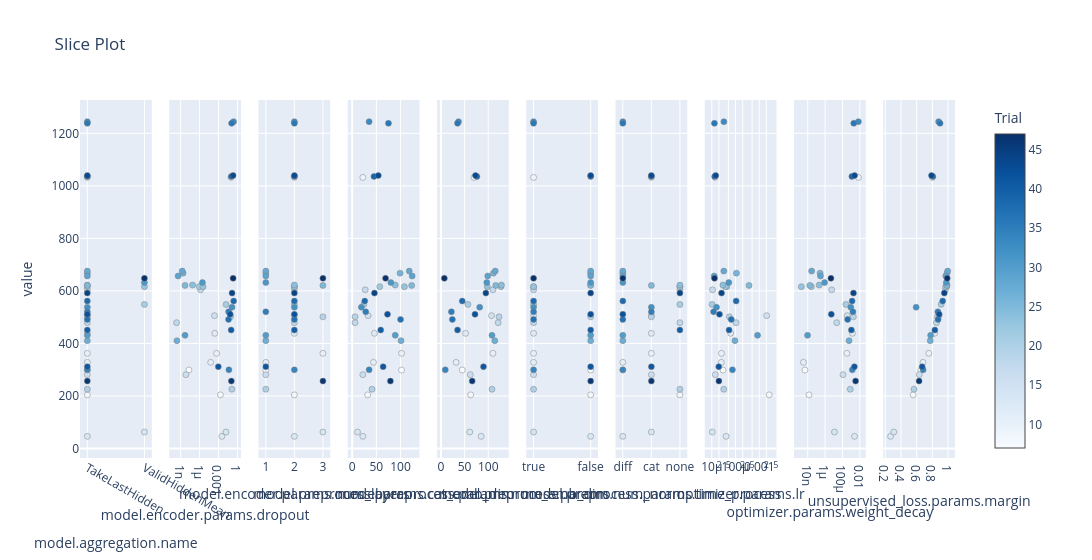

Notebook source saved alongside this figure:
### Code cell
# fig = optuna.visualization.plot_parallel_coordinate(plotted_study, target=target, target_name=target_name, params=['model.encoder.params.pooling', 'pretrain_model.encoder.params.pooling',])
# fig = optuna.visualization.plot_contour(study, target=target, target_name=target_name, params=params+not_imp)
fig = optuna.visualization.plot_slice(study, target=target, target_name=target_name)#, params=["model.encoder.params.num_layers"] )
# fig = optuna.visualization.plot_optimization_history(study, target=target, target_name=target_name, error_bar=False)
# targets = lambda t: (t.user_attrs["memory_after_mean"], t.user_attrs["val_metric_mean"])
# target_names = ["memory_after_mean", "val_metric_mean"]
# fig = optuna.visualization.plot_pareto_front(study, targets=targets, target_names=target_names)
fig

### Figure 1 — Plotly figure (JSON) as saved in the notebook; plotly's stock layout.template omitted (floating-point values rounded to 4 significant figures)
{"data": [{"marker": {"color": [7, 8, 9, 10, 11, 12, 13, 14, 15, 16, 17, 18, 19, 20, 21, 22, 23, 24, 25, 26, 27, 28, 29, 30, 31, 32, 33, 34, 35, 36, 37, 38, 39, 40, 41, 42, 43, 44, 46, 47], "colorbar": {"title": {"text": "Trial"}, "x": 1, "xpad": 40}, "colorscale": [[0, "rgb(247,251,255)"], [0.125, "rgb(222,235,247)"], [0.25, "rgb(198,219,239)"], [0.375, "rgb(158,202,225)"], [0.5, "rgb(107,174,214)"], [0.625, "rgb(66,146,198)"], [0.75, "rgb(33,113,181)"], [0.875, "rgb(8,81,156)"], [1, "rgb(8,48,107)"]], "line": {"color": "Grey", "width": 0.5}, "showscale": true}, "mode": "markers", "name": "Feasible Trial", "showlegend": false, "type": "scatter", "x": ["TakeLastHidden", "TakeLastHidden", "TakeLastHidden", "TakeLastHidden", "TakeLastHidden", "TakeLastHidden", "TakeLastHidden", "ValidHiddenMean", "TakeLastHidden", "TakeLastHidden", "TakeLastHidden", "TakeLastHidden", "TakeLastHidden", "TakeLastHidden", "ValidHiddenMean", "TakeLastHidden", "ValidHiddenMean", "TakeLastHidden", "TakeLastHidden", "TakeLastHidden", "TakeLastHidden", "TakeLastHidden", "TakeLastHidden", "TakeLastHidden", "ValidHiddenMean", "TakeLastHidden", "TakeLastHidden", "TakeLastHidden", "TakeLastHidden", "TakeLastHidden", "TakeLastHidden", "TakeLastHidden", "TakeLastHidden", "TakeLastHidden", "TakeLastHidden", "TakeLastHidden", "TakeLastHidden", "TakeLastHidden", "TakeLastHidden", "ValidHiddenMean"], "xaxis": "x", "y": [298.7, 204.1, 1032.0, 362.2, 327.9, 438.5, 46.16, 62.64, 505.8, 281.1, 604.1, 479.0, 501.2, 225.6, 548.6, 616.2, 616.0, 622.1, 620.9, 667.7, 410.5, 675.4, 656.7, 430.9, 631.8, 537.8, 1245.0, 299.3, 520.4, 1238.0, 491.4, 561.4, 1036.0, 451.0, 311.5, 510.8, 1039.0, 591.6, 256.5, 647.9], "yaxis": "y"}, {"marker": {"color": [7, 8, 9, 10, 11, 12, 13, 14, 15, 16, 17, 18, 19, 20, 21, 22, 23, 24, 25, 26, 27, 28, 29, 30, 31, 32, 33, 34, 35, 36, 37, 38, 39, 40, 41, 42, 43, 44, 46, 47], "colorbar": {"title": {"text": "Trial"}, "x": 1, "xpad": 40}, "colorscale": [[0, "rgb(247,251,255)"], [0.125, "rgb(222,235,247)"], [0.25, "rgb(198,219,239)"], [0.375, "rgb(158,202,225)"], [0.5, "rgb(107,174,214)"], [0.625, "rgb(66,146,198)"], [0.75, "rgb(33,113,181)"], [0.875, "rgb(8,81,156)"], [1, "rgb(8,48,107)"]], "line": {"color": "Grey", "width": 0.5}, "showscale": false}, "mode": "markers", "name": "Feasible Trial", "showlegend": false, "type": "scatter", "x": [2.042e-08, 0.002028, 0.09656, 0.0005055, 5.747e-05, 0.0002579, 0.003443, 0.01526, 0.0002278, 6.992e-09, 1.461e-06, 2.268e-10, 0.08021, 0.1327, 0.01584, 8.807e-07, 3.494e-06, 7.783e-08, 4.969e-09, 2.462e-09, 2.563e-10, 1.778e-09, 3.945e-10, 4.9e-09, 2.824e-06, 0.1394, 0.2438, 0.04455, 0.04001, 0.1208, 0.03887, 0.2543, 0.1087, 0.1019, 0.0009363, 0.07207, 0.2057, 0.1431, 0.1099, 0.2084], "xaxis": "x2", "y": [298.7, 204.1, 1032.0, 362.2, 327.9, 438.5, 46.16, 62.64, 505.8, 281.1, 604.1, 479.0, 501.2, 225.6, 548.6, 616.2, 616.0, 622.1, 620.9, 667.7, 410.5, 675.4, 656.7, 430.9, 631.8, 537.8, 1245.0, 299.3, 520.4, 1238.0, 491.4, 561.4, 1036.0, 451.0, 311.5, 510.8, 1039.0, 591.6, 256.5, 647.9], "yaxis": "y2"}, {"marker": {"color": [7, 8, 9, 10, 11, 12, 13, 14, 15, 16, 17, 18, 19, 20, 21, 22, 23, 24, 25, 26, 27, 28, 29, 30, 31, 32, 33, 34, 35, 36, 37, 38, 39, 40, 41, 42, 43, 44, 46, 47], "colorbar": {"title": {"text": "Trial"}, "x": 1, "xpad": 40}, "colorscale": [[0, "rgb(247,251,255)"], [0.125, "rgb(222,235,247)"], [0.25, "rgb(198,219,239)"], [0.375, "rgb(158,202,225)"], [0.5, "rgb(107,174,214)"], [0.625, "rgb(66,146,198)"], [0.75, "rgb(33,113,181)"], [0.875, "rgb(8,81,156)"], [1, "rgb(8,48,107)"]], "line": {"color": "Grey", "width": 0.5}, "showscale": false}, "mode": "markers", "name": "Feasible Trial", "showlegend": false, "type": "scatter", "x": [1, 2, 2, 3, 1, 2, 2, 3, 2, 1, 2, 2, 3, 1, 2, 2, 2, 2, 3, 1, 1, 1, 1, 1, 1, 2, 2, 2, 1, 2, 2, 2, 2, 2, 1, 2, 2, 2, 3, 3], "xaxis": "x3", "y": [298.7, 204.1, 1032.0, 362.2, 327.9, 438.5, 46.16, 62.64, 505.8, 281.1, 604.1, 479.0, 501.2, 225.6, 548.6, 616.2, 616.0, 622.1, 620.9, 667.7, 410.5, 675.4, 656.7, 430.9, 631.8, 537.8, 1245.0, 299.3, 520.4, 1238.0, 491.4, 561.4, 1036.0, 451.0, 311.5, 510.8, 1039.0, 591.6, 256.5, 647.9], "yaxis": "y3"}, {"marker": {"color": [7, 8, 9, 10, 11, 12, 13, 14, 15, 16, 17, 18, 19, 20, 21, 22, 23, 24, 25, 26, 27, 28, 29, 30, 31, 32, 33, 34, 35, 36, 37, 38, 39, 40, 41, 42, 43, 44, 46, 47], "colorbar": {"title": {"text": "Trial"}, "x": 1, "xpad": 40}, "colorscale": [[0, "rgb(247,251,255)"], [0.125, "rgb(222,235,247)"], [0.25, "rgb(198,219,239)"], [0.375, "rgb(158,202,225)"], [0.5, "rgb(107,174,214)"], [0.625, "rgb(66,146,198)"], [0.75, "rgb(33,113,181)"], [0.875, "rgb(8,81,156)"], [1, "rgb(8,48,107)"]], "line": {"color": "Grey", "width": 0.5}, "showscale": false}, "mode": "markers", "name": "Feasible Trial", "showlegend": false, "type": "scatter", "x": [102, 32, 22, 102, 44, 46, 22, 11, 33, 22, 27, 6, 6, 41, 24, 57, 108, 89, 123, 99, 101, 118, 124, 89, 80, 19, 35, 35, 28, 75, 100, 26, 45, 59, 64, 73, 54, 46, 79, 69], "xaxis": "x4", "y": [298.7, 204.1, 1032.0, 362.2, 327.9, 438.5, 46.16, 62.64, 505.8, 281.1, 604.1, 479.0, 501.2, 225.6, 548.6, 616.2, 616.0, 622.1, 620.9, 667.7, 410.5, 675.4, 656.7, 430.9, 631.8, 537.8, 1245.0, 299.3, 520.4, 1238.0, 491.4, 561.4, 1036.0, 451.0, 311.5, 510.8, 1039.0, 591.6, 256.5, 647.9], "yaxis": "y4"}, {"marker": {"color": [7, 8, 9, 10, 11, 12, 13, 14, 15, 16, 17, 18, 19, 20, 21, 22, 23, 24, 25, 26, 27, 28, 29, 30, 31, 32, 33, 34, 35, 36, 37, 38, 39, 40, 41, 42, 43, 44, 46, 47], "colorbar": {"title": {"text": "Trial"}, "x": 1, "xpad": 40}, "colorscale": [[0, "rgb(247,251,255)"], [0.125, "rgb(222,235,247)"], [0.25, "rgb(198,219,239)"], [0.375, "rgb(158,202,225)"], [0.5, "rgb(107,174,214)"], [0.625, "rgb(66,146,198)"], [0.75, "rgb(33,113,181)"], [0.875, "rgb(8,81,156)"], [1, "rgb(8,48,107)"]], "line": {"color": "Grey", "width": 0.5}, "showscale": false}, "mode": "markers", "name": "Feasible Trial", "showlegend": false, "type": "scatter", "x": [45, 63, 70, 110, 32, 52, 85, 61, 107, 62, 110, 121, 123, 108, 57, 127, 98, 128, 116, 111, 114, 115, 99, 108, 97, 82, 37, 9, 22, 35, 24, 45, 76, 35, 90, 72, 73, 95, 66, 7], "xaxis": "x5", "y": [298.7, 204.1, 1032.0, 362.2, 327.9, 438.5, 46.16, 62.64, 505.8, 281.1, 604.1, 479.0, 501.2, 225.6, 548.6, 616.2, 616.0, 622.1, 620.9, 667.7, 410.5, 675.4, 656.7, 430.9, 631.8, 537.8, 1245.0, 299.3, 520.4, 1238.0, 491.4, 561.4, 1036.0, 451.0, 311.5, 510.8, 1039.0, 591.6, 256.5, 647.9], "yaxis": "y5"}, {"marker": {"color": [7, 8, 9, 10, 11, 12, 13, 14, 15, 16, 17, 18, 19, 20, 21, 22, 23, 24, 25, 26, 27, 28, 29, 30, 31, 32, 33, 34, 35, 36, 37, 38, 39, 40, 41, 42, 43, 44, 46, 47], "colorbar": {"title": {"text": "Trial"}, "x": 1, "xpad": 40}, "colorscale": [[0, "rgb(247,251,255)"], [0.125, "rgb(222,235,247)"], [0.25, "rgb(198,219,239)"], [0.375, "rgb(158,202,225)"], [0.5, "rgb(107,174,214)"], [0.625, "rgb(66,146,198)"], [0.75, "rgb(33,113,181)"], [0.875, "rgb(8,81,156)"], [1, "rgb(8,48,107)"]], "line": {"color": "Grey", "width": 0.5}, "showscale": false}, "mode": "markers", "name": "Feasible Trial", "showlegend": false, "type": "scatter", "x": [false, false, true, true, true, true, false, true, true, true, true, true, false, true, true, true, true, false, false, false, false, false, false, false, false, true, true, true, true, true, true, true, false, false, false, false, false, false, false, true], "xaxis": "x6", "y": [298.7, 204.1, 1032.0, 362.2, 327.9, 438.5, 46.16, 62.64, 505.8, 281.1, 604.1, 479.0, 501.2, 225.6, 548.6, 616.2, 616.0, 622.1, 620.9, 667.7, 410.5, 675.4, 656.7, 430.9, 631.8, 537.8, 1245.0, 299.3, 520.4, 1238.0, 491.4, 561.4, 1036.0, 451.0, 311.5, 510.8, 1039.0, 591.6, 256.5, 647.9], "yaxis": "y6"}, {"marker": {"color": [7, 8, 9, 10, 11, 12, 13, 14, 15, 16, 17, 18, 19, 20, 21, 22, 23, 24, 25, 26, 27, 28, 29, 30, 31, 32, 33, 34, 35, 36, 37, 38, 39, 40, 41, 42, 43, 44, 46, 47], "colorbar": {"title": {"text": "Trial"}, "x": 1, "xpad": 40}, "colorscale": [[0, "rgb(247,251,255)"], [0.125, "rgb(222,235,247)"], [0.25, "rgb(198,219,239)"], [0.375, "rgb(158,202,225)"], [0.5, "rgb(107,174,214)"], [0.625, "rgb(66,146,198)"], [0.75, "rgb(33,113,181)"], [0.875, "rgb(8,81,156)"], [1, "rgb(8,48,107)"]], "line": {"color": "Grey", "width": 0.5}, "showscale": false}, "mode": "markers", "name": "Feasible Trial", "showlegend": false, "type": "scatter", "x": ["diff", "none", "cat", "cat", "diff", "cat", "diff", "cat", "cat", "cat", "none", "none", "cat", "none", "none", "none", "none", "none", "cat", "diff", "diff", "diff", "diff", "diff", "diff", "cat", "diff", "diff", "cat", "diff", "diff", "diff", "cat", "none", "cat", "diff", "cat", "none", "cat", "diff"], "xaxis": "x7", "y": [298.7, 204.1, 1032.0, 362.2, 327.9, 438.5, 46.16, 62.64, 505.8, 281.1, 604.1, 479.0, 501.2, 225.6, 548.6, 616.2, 616.0, 622.1, 620.9, 667.7, 410.5, 675.4, 656.7, 430.9, 631.8, 537.8, 1245.0, 299.3, 520.4, 1238.0, 491.4, 561.4, 1036.0, 451.0, 311.5, 510.8, 1039.0, 591.6, 256.5, 647.9], "yaxis": "y7"}, {"marker": {"color": [7, 8, 9, 10, 11, 12, 13, 14, 15, 16, 17, 18, 19, 20, 21, 22, 23, 24, 25, 26, 27, 28, 29, 30, 31, 32, 33, 34, 35, 36, 37, 38, 39, 40, 41, 42, 43, 44, 46, 47], "colorbar": {"title": {"text": "Trial"}, "x": 1, "xpad": 40}, "colorscale": [[0, "rgb(247,251,255)"], [0.125, "rgb(222,235,247)"], [0.25, "rgb(198,219,239)"], [0.375, "rgb(158,202,225)"], [0.5, "rgb(107,174,214)"], [0.625, "rgb(66,146,198)"], [0.75, "rgb(33,113,181)"], [0.875, "rgb(8,81,156)"], [1, "rgb(8,48,107)"]], "line": {"color": "Grey", "width": 0.5}, "showscale": false}, "mode": "markers", "name": "Feasible Trial", "showlegend": false, "type": "scatter", "x": [2.963e-05, 0.00263, 1.374e-05, 2.543e-05, 2.517e-05, 6.215e-05, 4.003e-05, 1.047e-05, 0.00205, 1.398e-05, 1.069e-05, 0.0001046, 5.5e-05, 3.194e-05, 1.025e-05, 4.303e-05, 3.726e-05, 2.918e-05, 0.0003704, 0.000109, 9.464e-05, 3.211e-05, 1.259e-05, 0.0008506, 5.201e-05, 1.577e-05, 3.226e-05, 7.411e-05, 1.185e-05, 1.286e-05, 6.595e-05, 0.0001061, 1.322e-05, 5.325e-05, 1.957e-05, 2.1e-05, 1.459e-05, 2.576e-05, 1.984e-05, 1.293e-05], "xaxis": "x8", "y": [298.7, 204.1, 1032.0, 362.2, 327.9, 438.5, 46.16, 62.64, 505.8, 281.1, 604.1, 479.0, 501.2, 225.6, 548.6, 616.2, 616.0, 622.1, 620.9, 667.7, 410.5, 675.4, 656.7, 430.9, 631.8, 537.8, 1245.0, 299.3, 520.4, 1238.0, 491.4, 561.4, 1036.0, 451.0, 311.5, 510.8, 1039.0, 591.6, 256.5, 647.9], "yaxis": "y8"}, {"marker": {"color": [7, 8, 9, 10, 11, 12, 13, 14, 15, 16, 17, 18, 19, 20, 21, 22, 23, 24, 25, 26, 27, 28, 29, 30, 31, 32, 33, 34, 35, 36, 37, 38, 39, 40, 41, 42, 43, 44, 46, 47], "colorbar": {"title": {"text": "Trial"}, "x": 1, "xpad": 40}, "colorscale": [[0, "rgb(247,251,255)"], [0.125, "rgb(222,235,247)"], [0.25, "rgb(198,219,239)"], [0.375, "rgb(158,202,225)"], [0.5, "rgb(107,174,214)"], [0.625, "rgb(66,146,198)"], [0.75, "rgb(33,113,181)"], [0.875, "rgb(8,81,156)"], [1, "rgb(8,48,107)"]], "line": {"color": "Grey", "width": 0.5}, "showscale": false}, "mode": "markers", "name": "Feasible Trial", "showlegend": false, "type": "scatter", "x": [4.803e-09, 1.395e-08, 0.006867, 0.0003257, 3.226e-09, 0.001409, 0.002441, 1.192e-05, 0.0003566, 0.000116, 5.775e-06, 2.184e-05, 0.001809, 0.0007864, 0.0002486, 2.671e-08, 1.84e-09, 2.096e-07, 1.756e-08, 2.652e-07, 0.0005718, 2.818e-08, 2.944e-07, 9.53e-09, 8.706e-07, 0.0009171, 0.006852, 0.00137, 0.001592, 0.002003, 0.0003941, 0.001287, 0.001223, 0.001063, 0.002343, 5.217e-06, 0.0025, 0.001853, 0.003261, 4.71e-06], "xaxis": "x9", "y": [298.7, 204.1, 1032.0, 362.2, 327.9, 438.5, 46.16, 62.64, 505.8, 281.1, 604.1, 479.0, 501.2, 225.6, 548.6, 616.2, 616.0, 622.1, 620.9, 667.7, 410.5, 675.4, 656.7, 430.9, 631.8, 537.8, 1245.0, 299.3, 520.4, 1238.0, 491.4, 561.4, 1036.0, 451.0, 311.5, 510.8, 1039.0, 591.6, 256.5, 647.9], "yaxis": "y9"}, {"marker": {"color": [7, 8, 9, 10, 11, 12, 13, 14, 15, 16, 17, 18, 19, 20, 21, 22, 23, 24, 25, 26, 27, 28, 29, 30, 31, 32, 33, 34, 35, 36, 37, 38, 39, 40, 41, 42, 43, 44, 46, 47], "colorbar": {"title": {"text": "Trial"}, "x": 1, "xpad": 40}, "colorscale": [[0, "rgb(247,251,255)"], [0.125, "rgb(222,235,247)"], [0.25, "rgb(198,219,239)"], [0.375, "rgb(158,202,225)"], [0.5, "rgb(107,174,214)"], [0.625, "rgb(66,146,198)"], [0.75, "rgb(33,113,181)"], [0.875, "rgb(8,81,156)"], [1, "rgb(8,48,107)"]], "line": {"color": "Grey", "width": 0.5}, "showscale": false}, "mode": "markers", "name": "Feasible Trial", "showlegend": false, "type": "scatter", "x": [0.6544, 0.5555, 0.8004, 0.7548, 0.6804, 0.8299, 0.2671, 0.308, 0.884, 0.6327, 0.9664, 0.8521, 0.8645, 0.5658, 0.9118, 0.9823, 0.9697, 0.9874, 0.985, 0.9875, 0.7724, 0.9952, 0.9709, 0.778, 0.9775, 0.5931, 0.8802, 0.682, 0.8703, 0.8982, 0.8729, 0.9317, 0.8056, 0.8322, 0.6696, 0.8868, 0.7887, 0.9524, 0.6307, 0.9895], "xaxis": "x10", "y": [298.7, 204.1, 1032.0, 362.2, 327.9, 438.5, 46.16, 62.64, 505.8, 281.1, 604.1, 479.0, 501.2, 225.6, 548.6, 616.2, 616.0, 622.1, 620.9, 667.7, 410.5, 675.4, 656.7, 430.9, 631.8, 537.8, 1245.0, 299.3, 520.4, 1238.0, 491.4, 561.4, 1036.0, 451.0, 311.5, 510.8, 1039.0, 591.6, 256.5, 647.9], "yaxis": "y10"}], "layout": {"title": {"text": "Slice Plot"}, "width": 3000, "xaxis": {"anchor": "y", "categoryarray": ["TakeLastHidden", "ValidHiddenMean"], "categoryorder": "array", "domain": [0, 0.082], "title": {"text": "model.aggregation.name"}, "type": "category"}, "xaxis10": {"anchor": "y10", "domain": [0.918, 1.0], "title": {"text": "unsupervised_loss.params.margin"}}, "xaxis2": {"anchor": "y2", "domain": [0.102, 0.184], "title": {"text": "model.encoder.params.dropout"}, "type": "log"}, "xaxis3": {"anchor": "y3", "domain": [0.204, 0.286], "title": {"text": "model.encoder.params.num_layers"}}, "xaxis4": {"anchor": "y4", "domain": [0.306, 0.388], "title": {"text": "model.preprocess.params.cat_emb_dim"}}, "xaxis5": {"anchor": "y5", "domain": [0.408, 0.49], "title": {"text": "model.preprocess.params.num_emb_dim"}}, "xaxis6": {"anchor": "y6", "categoryarray": [true, false], "categoryorder": "array", "domain": [0.51, 0.592], "title": {"text": "model.preprocess.params.num_norm"}, "type": "category"}, "xaxis7": {"anchor": "y7", "categoryarray": ["diff", "cat", "none"], "categoryorder": "array", "domain": [0.612, 0.694], "title": {"text": "model.preprocess.params.time_process"}, "type": "category"}, "xaxis8": {"anchor": "y8", "domain": [0.714, 0.796], "title": {"text": "optimizer.params.lr"}, "type": "log"}, "xaxis9": {"anchor": "y9", "domain": [0.816, 0.898], "title": {"text": "optimizer.params.weight_decay"}, "type": "log"}, "yaxis": {"anchor": "x", "domain": [0, 1], "title": {"text": "value"}}, "yaxis10": {"anchor": "x10", "domain": [0, 1], "matches": "y", "showticklabels": false}, "yaxis2": {"anchor": "x2", "domain": [0, 1], "matches": "y", "showticklabels": false}, "yaxis3": {"anchor": "x3", "domain": [0, 1], "matches": "y", "showticklabels": false}, "yaxis4": {"anchor": "x4", "domain": [0, 1], "matches": "y", "showticklabels": false}, "yaxis5": {"anchor": "x5", "domain": [0, 1], "matches": "y", "showticklabels": false}, "yaxis6": {"anchor": "x6", "domain": [0, 1], "matches": "y", "showticklabels": false}, "yaxis7": {"anchor": "x7", "domain": [0, 1], "matches": "y", "showticklabels": false}, "yaxis8": {"anchor": "x8", "domain": [0, 1], "matches": "y", "showticklabels": false}, "yaxis9": {"anchor": "x9", "domain": [0, 1], "matches": "y", "showticklabels": false}}}
